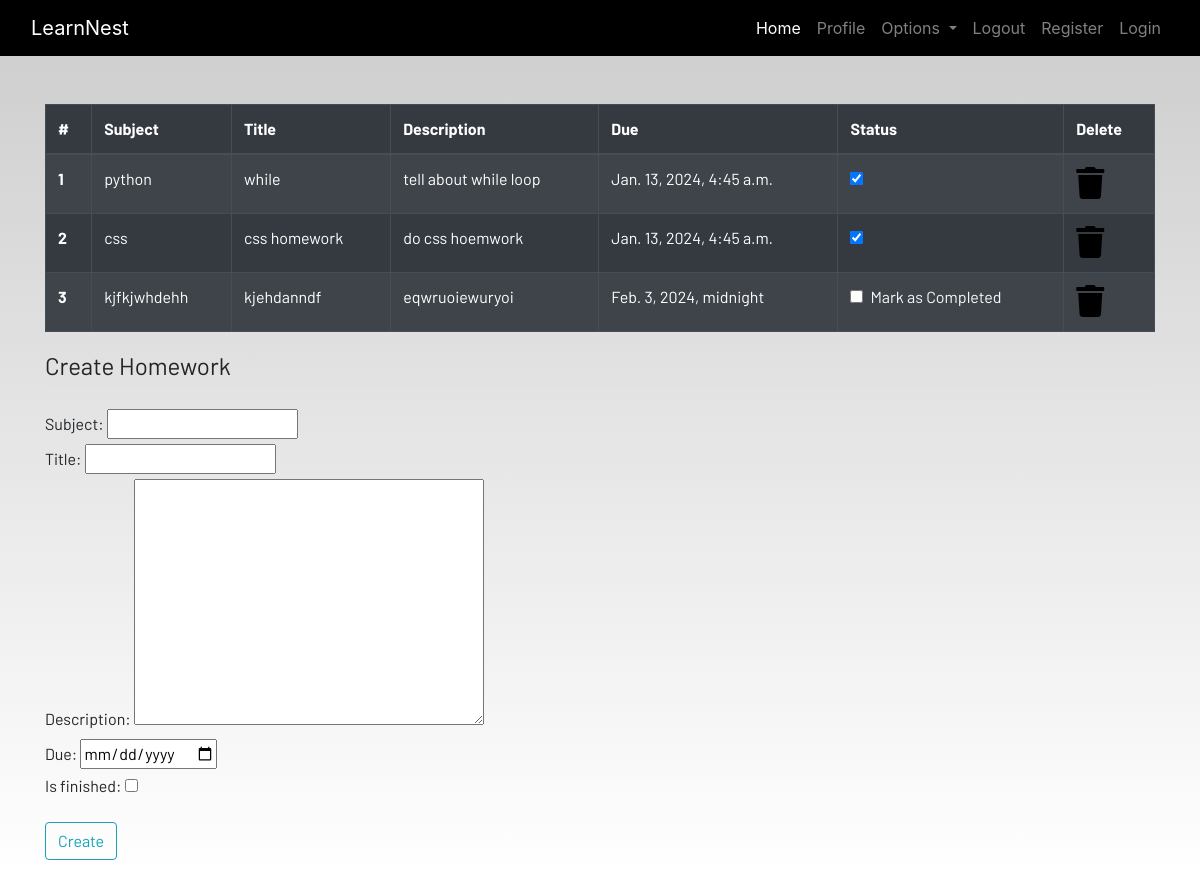
The page /homework (signed in) on the database its author committed.
### dashboard/models.py (models this page shows, shortened)
class Homework(models.Model):
    user = models.ForeignKey(User, on_delete=models.CASCADE)
    subject = models.CharField(max_length=50)
    title = models.CharField(max_length=100)
    description=models.TextField()
    due = models.DateTimeField()
    is_finished=models.BooleanField(default=False)

### dashboard/views.py (the view)
# urls.py: path('homework',views.homework,name="homework"),
def homework(request):
    if request.method == "POST":
        form = HomeworkForm(request.POST)
        if form.is_valid():
            try:
                finished = request.POST.get('is_finished', False)
            except:
                finished = False
            homework = Homework(
                user=request.user,
                subject=request.POST['subject'],
                title=request.POST['title'],
                description=request.POST['description'],
                due=request.POST['due'],
                is_finished=finished
            )
            homework.save()
            messages.success(request, f"Homework added from {request.user.username} successfully!")
        else:
            form = HomeworkForm()
    else:
        form = HomeworkForm()
    homework = Homework.objects.filter(user=request.user)
    if len(homework) == 0:
        homework_done = True
    else:
        homework_done = False
    context = {'homeworks': homework, 'homeworks_done': homework_done, 'form': form}
    return render(request, 'dashboard/homework.html', context)

### dashboard/forms.py
class HomeworkForm(forms.ModelForm):
    class Meta:
        model=Homework
        widgets={'due':DateInput()}
        fields=['subject','title','description','due','is_finished']

### templates/dashboard/homework.html (shortened to what this page needs)
{% extends 'dashboard/base.html' %}
{% load static %}
{% block content %}
<div class="container">
    {% if not homework_done %}
    <table class="table table-striped table-bordered table-hover table-dark">
        <thead>
            <tr>
                <th scope="col">#</th>
                <th scope="col">Subject</th>
                <th scope="col">Title</th>
                <th scope="col">Description</th>
                <th scope="col">Due</th>
                <th scope="col">Status</th>
                <th scope="col">Delete</th>
            </tr>
        </thead>
        <tbody>
            {% for homework in homeworks %}
            <tr>
                <th scope="row">{{forloop.counter}}</th>
                <td>{{homework.subject}}</td>
                <td>{{homework.title}}</td>
                <td>{{homework.description}}</td>
                <td>{{homework.due}}</td>
                <td>
                    <a href="{% url "update-homework" homework.id %}">
                        <div class="form-check">
                            {% if homework.is_finished == True %}
                            <input class="form-check-input" type="checkbox" value="" checked>
                           {% else %}
                           <input class="form-check-input" type="checkbox" value="">
                            <label class="form-check-label text-light" for="flexCheckDefault">
                                Mark as Completed
                            </label>
                            {% endif %}
                        </div>
                    </a>
                </td>
                <td><a href="{% url "delete-homework" homework.id %}"><i class="fa fa-trash fa-2x"></i></a></td>
            </tr>
            {% endfor %}
        </tbody>
    </table>
    {% else %}
    <h4>All homeworks are completed!! Create to have more!!</h4>
    {% endif %}
</div>
<div class=" container">
    <form method="POST">
        <fieldset class="form-group">
            <legend class="border-bottom mb-4">Create Homework</legend>
            {{form}}
        </fieldset>
        <div class="form-group">
            <button href="" class="btn btn-outline-info" type="submit">
                Create
            </button>
        </div>
    </form>
</div>
{% endblock content %}

### templates/dashboard/base.html (shortened to what this page needs)
<!DOCTYPE html>
{% load static %}
<html lang="en">
<head>
  <link rel="stylesheet" href="https://stackpath.bootstrapcdn.com/bootstrap/4.3.1/css/bootstrap.min.css"
 />
  <link rel="stylesheet" href="https://use.fontawesome.com/releases/v5.7.2/css/all.css"
 />
  <link rel="stylesheet" href="{% static 'css/main.css' %}" />
</head>
<body>
  <header>
    <nav class="navbar navbar-expand-lg navbar-dark bg-dark">
      <div class="container-fluid">
        <a class="navbar-brand" href="{% url "home" %}">LearnNest</a>
        <div class="collapse navbar-collapse justify-content-end" id="navbarSupportedContent">
          <ul class="navbar-nav mb-2 mb-lg-0">
            <li class="nav-item">
              <a class="nav-link active" aria-current="page" href="{% url "home" %}">Home</a>
            </li>
            <li class="nav-item">
              <a class="nav-link" href="{% url "profile" %}">Profile</a>
            </li>
            <li class="nav-item dropdown">
              <a class="nav-link dropdown-toggle" href="#" id="navbarDropdown" role="button" data-toggle="dropdown"
                aria-haspopup="true" aria-expanded="false">
                Options
              </a>
            </li>
            <li class="nav-item">
              <a class="nav-link" href="{% url "logout" %}">Logout</a>
            </li>
            <li class="nav-item">
              <a class="nav-link" href="{% url "register" %}">Register</a>
            </li>
            <li class="nav-item">
              <a class="nav-link" href="{% url "login" %}">Login</a>
            </li>
          </ul>
        </div>
      </div>
    </nav>
  </header>
  <br /><br />
  <main>
    {% block content %}
    {% endblock content %}
  </main>
</body>
</html>

### static/css/main.css (style rules this page uses)
html { scroll-behavior: smooth; height: 100%; width: 100%; }
main { font-family: Barlow, Quicksand, Rubik, sans-serif, serif, 'Times New Roman', Times, serif !important; }
.navbar { background-color: rgb(0, 0, 0) !important; }
a { text-decoration: none !important; color: black; }
html, body { max-width: 100%; overflow-x: hidden; height: 100%; width: 100%; }
body { background: linear-gradient(rgba(0, 0, 0, 0.2), rgba(255, 255, 255, 0.5)); overflow-x: hidden; background-repeat: no-repeat; }
.fa { color: black; }

### rows shown on the page
Homework: subject "python", title "while", description "tell about while loop", due "Jan. 13, 2024, 4:45 a.m."
Homework: subject "css", title "css homework", description "do css hoemwork", due "Jan. 13, 2024, 4:45 a.m."
Homework: subject "kjfkjwhdehh", title "kjehdanndf", description "eqwruoiewuryoi", due "Feb. 3, 2024, midnight"
